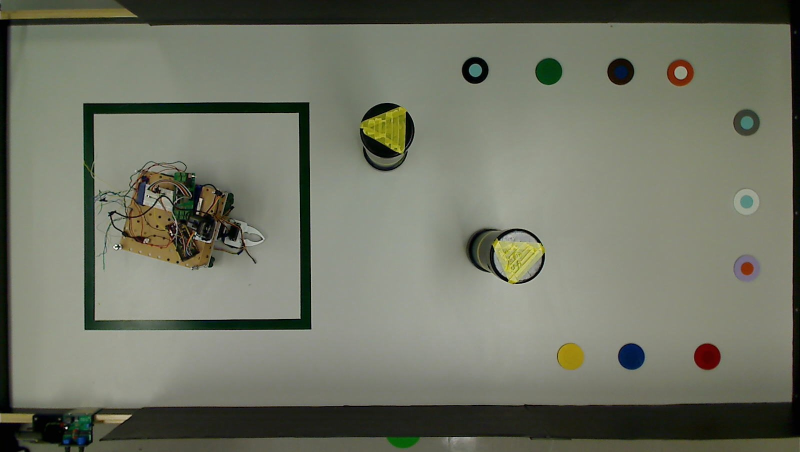
#> input picture scripts/src/detection/monde10.jpg, 1600 x 904 px (shown at 1/2 size)
$ python table_detection.py
#> lines starting #> are read from the running program, lines starting #| are printed output that depends on the picture; after the words box and inside, x2 and y2 are one past the last pixel; in counts of white or black regions, pixels touching at a corner belong together
import os

import cv2
import numpy as np

from scripts.src.detection.object_detection import ObjectDetection
from scripts.src.detection.position import Position


class TableDetection(ObjectDetection):
    # [74 lines left out: functions __init__, detect_table, _find_color, _get_contours, generate_four_corners, get_object_name and 1 more, not called in this run]


    def is_in_area(self, area):
        return self.minimum_area < area < self.maximum_area


def detect_table(image):
#> called with image = 'monde10.jpg'
    script_dir = os.path.dirname(__file__)
    rel_path = image
    abs_file_path = os.path.join(script_dir, rel_path)
    img = cv2.imread(abs_file_path)
#> img is the input picture: shape (904, 1600, 3); mean B, G, R 101.1, 115.9, 112.7
    imgContour = img.copy()
    imgBlur = cv2.GaussianBlur( img, (7, 7), 0.5 )
    imgGray = cv2.cvtColor( imgBlur, cv2.COLOR_BGR2GRAY )
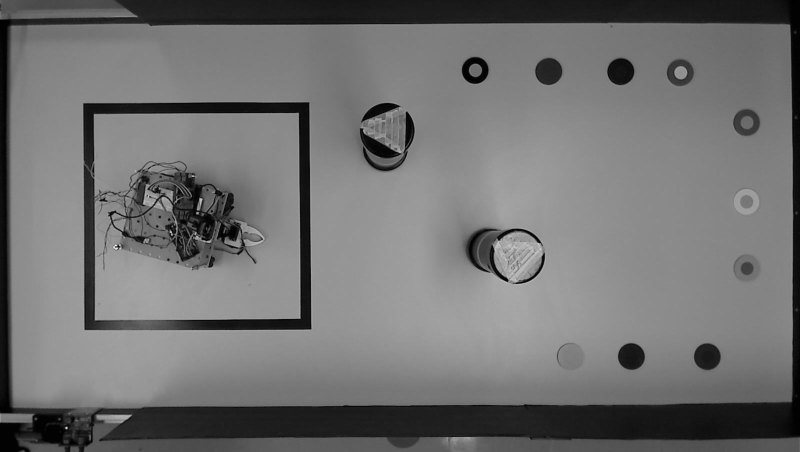
#> imgGray: shape (904, 1600) (shown at 1/2 size); min 0, max 253, mean 113.3

    imgCanny = cv2.Canny(imgGray,80,80)
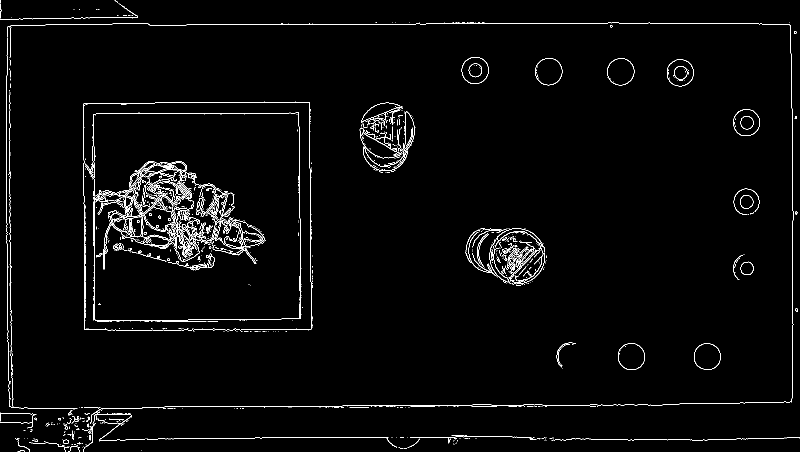
#> imgCanny: shape (904, 1600) (shown at 1/2 size); 2.2% white in thin lines or dots
    kernel = np.ones((5,5))
    imgDil = cv2.dilate(imgCanny, kernel, iterations=1)
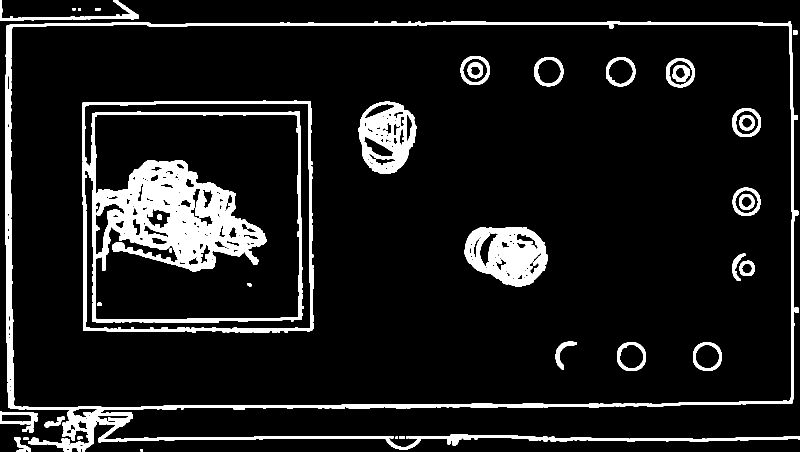
#> imgDil: shape (904, 1600) (shown at 1/2 size); 9.9% white; 40 white regions

    get_contours(imgDil, imgContour)

    cv2.imshow('square detection', imgContour)
    cv2.waitKey(0)
    cv2.destroyAllWindows()


def get_contours(img, imgContour):
    contours, _ = cv2.findContours( img, cv2.RETR_EXTERNAL, cv2.CHAIN_APPROX_NONE )
#> contours = 18 contours, 3 with area under 20; largest, box (x1, y1, x2, y2) and area: (10, 42, 1598, 904) 1220746, (1097, 872, 1600, 883) 2258, (0, 822, 76, 865) 1820, (0, 0, 278, 42) 1733, (29, 874, 62, 904) 340
    four_corners = {}
    for cnt in contours:
        area = cv2.contourArea( cnt )
        if area > 1200745.5:
            print(area)
            cv2.drawContours( imgContour, cnt, -1, (255, 255, 0), 2 )
            peri = cv2.arcLength( cnt, True )
            approx = cv2.approxPolyDP( cnt, 0.02 * peri, True )
            x_position, y_position, width, height = cv2.boundingRect(approx)
#> this loop made 18 passes
#> (area, peri, approx, x_position, y_position, width, height) on pass 14: (1220745.5, 7836.9, [[1581, 43], [13, 51], [17, 815], [1584, 806]], 13, 43, 1572, 773)
#> area on passes 2, 3, 5, 6, 8, 9: 36, 340, 40.5, 2257.5, 44, 20
#| 1220745.5
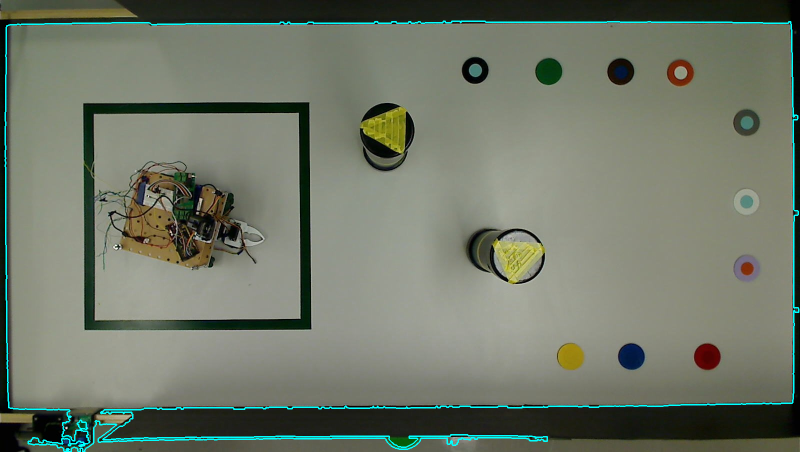
#> imgContour: shape (904, 1600, 3) (shown at 1/2 size); 1.56% of pixels changed, all inside (x1, y1, x2, y2) = (9, 41, 1599, 904)

    return four_corners

detect_table("monde10.jpg")
